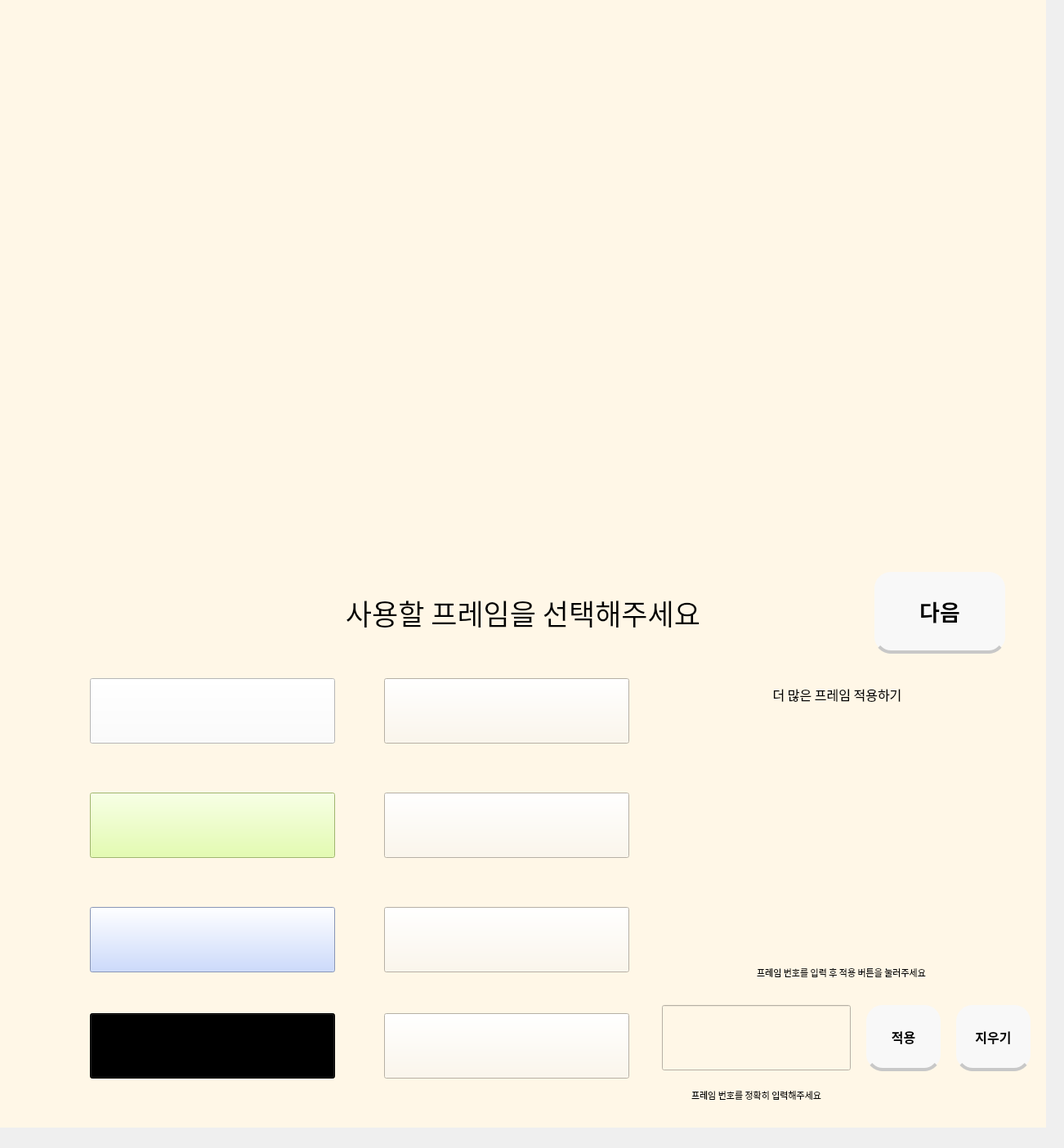
<?xml version="1.0" encoding="UTF-8"?>
<ui version="4.0">
 <class>MainWindow</class>
 <widget class="QMainWindow" name="MainWindow">
  <property name="geometry">
   <rect>
    <x>0</x>
    <y>0</y>
    <width>1302</width>
    <height>1405</height>
   </rect>
  </property>
  <property name="windowTitle">
   <string>MainWindow</string>
  </property>
  <widget class="QWidget" name="centralwidget">
   <widget class="QStackedWidget" name="stack">
    <property name="geometry">
     <rect>
      <x>0</x>
      <y>660</y>
      <width>1280</width>
      <height>720</height>
     </rect>
    </property>
    <property name="sizePolicy">
     <sizepolicy hsizetype="Fixed" vsizetype="Fixed">
      <horstretch>0</horstretch>
      <verstretch>0</verstretch>
     </sizepolicy>
    </property>
    <property name="styleSheet">
     <string notr="true">background-color : #FFF7E7</string>
    </property>
    <property name="currentIndex">
     <number>4</number>
    </property>
    <widget class="QWidget" name="InitPage">
     <widget class="QLabel" name="label">
      <property name="geometry">
       <rect>
        <x>4</x>
        <y>330</y>
        <width>1271</width>
        <height>60</height>
       </rect>
      </property>
      <property name="font">
       <font>
        <family>Leferi Base Type</family>
        <weight>75</weight>
        <bold>true</bold>
       </font>
      </property>
      <property name="layoutDirection">
       <enum>Qt::LeftToRight</enum>
      </property>
      <property name="styleSheet">
       <string notr="true">color : #000000</string>
      </property>
      <property name="text">
       <string>&lt;html&gt;&lt;head/&gt;&lt;body&gt;&lt;p align=&quot;center&quot;&gt;&lt;span style=&quot; font-size:16pt; font-weight:600;&quot;&gt;터치하여 PhoRest를 시작해 보세요&lt;/span&gt;&lt;/p&gt;&lt;/body&gt;&lt;/html&gt;</string>
      </property>
      <property name="alignment">
       <set>Qt::AlignCenter</set>
      </property>
     </widget>
    </widget>
    <widget class="QWidget" name="ChoosePeoplePage">
     <widget class="QLabel" name="label_3">
      <property name="geometry">
       <rect>
        <x>220</x>
        <y>20</y>
        <width>840</width>
        <height>100</height>
       </rect>
      </property>
      <property name="font">
       <font>
        <family>Leferi Point Type Special</family>
        <weight>50</weight>
        <bold>false</bold>
       </font>
      </property>
      <property name="text">
       <string>&lt;html&gt;&lt;head/&gt;&lt;body&gt;&lt;p align=&quot;center&quot;&gt;&lt;span style=&quot; font-size:26pt; font-weight:400;&quot;&gt;촬영할 인원수를 선택해주세요&lt;/span&gt;&lt;/p&gt;&lt;/body&gt;&lt;/html&gt;</string>
      </property>
     </widget>
     <widget class="QPushButton" name="NextBtn">
      <property name="geometry">
       <rect>
        <x>1070</x>
        <y>40</y>
        <width>160</width>
        <height>100</height>
       </rect>
      </property>
      <property name="font">
       <font>
        <family>Leferi Point Type Special</family>
        <pointsize>20</pointsize>
        <weight>50</weight>
        <bold>false</bold>
       </font>
      </property>
      <property name="styleSheet">
       <string notr="true">QPushButton{
	color: black;
    background-color: #F8F8F8		;
    padding: 12px;
    border-bottom: 4px solid #c8c8c8;
	border-radius: 20%;
}</string>
      </property>
      <property name="text">
       <string>다음</string>
      </property>
     </widget>
     <widget class="QWidget" name="gridLayoutWidget">
      <property name="geometry">
       <rect>
        <x>10</x>
        <y>170</y>
        <width>1261</width>
        <height>521</height>
       </rect>
      </property>
      <layout class="QGridLayout" name="gridLayout">
       <property name="leftMargin">
        <number>50</number>
       </property>
       <property name="topMargin">
        <number>20</number>
       </property>
       <property name="rightMargin">
        <number>50</number>
       </property>
       <property name="bottomMargin">
        <number>20</number>
       </property>
       <property name="horizontalSpacing">
        <number>100</number>
       </property>
       <property name="verticalSpacing">
        <number>50</number>
       </property>
       <item row="0" column="2">
        <widget class="QPushButton" name="Btn3">
         <property name="sizePolicy">
          <sizepolicy hsizetype="Preferred" vsizetype="Preferred">
           <horstretch>0</horstretch>
           <verstretch>0</verstretch>
          </sizepolicy>
         </property>
         <property name="font">
          <font>
           <family>Leferi Base Type Bold</family>
           <pointsize>36</pointsize>
           <weight>75</weight>
           <bold>true</bold>
          </font>
         </property>
         <property name="styleSheet">
          <string notr="true">QPushButton{
	color: black;
    background-color: #F8F8F8		;
    padding: 12px;
    border-bottom: 4px solid #c8c8c8;
	border-radius: 50%;
}</string>
         </property>
         <property name="text">
          <string>3명</string>
         </property>
        </widget>
       </item>
       <item row="0" column="0">
        <widget class="QPushButton" name="Btn1">
         <property name="enabled">
          <bool>true</bool>
         </property>
         <property name="sizePolicy">
          <sizepolicy hsizetype="Preferred" vsizetype="Preferred">
           <horstretch>0</horstretch>
           <verstretch>0</verstretch>
          </sizepolicy>
         </property>
         <property name="font">
          <font>
           <family>Leferi Base Type Bold</family>
           <pointsize>36</pointsize>
           <weight>75</weight>
           <bold>true</bold>
          </font>
         </property>
         <property name="contextMenuPolicy">
          <enum>Qt::DefaultContextMenu</enum>
         </property>
         <property name="styleSheet">
          <string notr="true">QPushButton{
	color: black;
    background-color: #F8F8F8		;
    padding: 12px;
    border-bottom: 4px solid #c8c8c8;
	border-radius: 50%;
}</string>
         </property>
         <property name="text">
          <string>1명</string>
         </property>
        </widget>
       </item>
       <item row="0" column="1">
        <widget class="QPushButton" name="Btn2">
         <property name="sizePolicy">
          <sizepolicy hsizetype="Preferred" vsizetype="Preferred">
           <horstretch>0</horstretch>
           <verstretch>0</verstretch>
          </sizepolicy>
         </property>
         <property name="font">
          <font>
           <family>Leferi Base Type Bold</family>
           <pointsize>36</pointsize>
           <weight>75</weight>
           <bold>true</bold>
          </font>
         </property>
         <property name="styleSheet">
          <string notr="true">QPushButton{
	color: black;
    background-color: #F8F8F8		;
    padding: 12px;
    border-bottom: 4px solid #c8c8c8;
	border-radius: 50%;
}</string>
         </property>
         <property name="text">
          <string>2명</string>
         </property>
        </widget>
       </item>
       <item row="1" column="2">
        <widget class="QPushButton" name="Btn6">
         <property name="sizePolicy">
          <sizepolicy hsizetype="Preferred" vsizetype="Preferred">
           <horstretch>0</horstretch>
           <verstretch>0</verstretch>
          </sizepolicy>
         </property>
         <property name="font">
          <font>
           <family>Leferi Base Type Bold</family>
           <pointsize>36</pointsize>
           <weight>75</weight>
           <bold>true</bold>
          </font>
         </property>
         <property name="styleSheet">
          <string notr="true">QPushButton{
	color: black;
    background-color: #F8F8F8		;
    padding: 12px;
    border-bottom: 4px solid #c8c8c8;
	border-radius: 50%;
}</string>
         </property>
         <property name="text">
          <string>6명</string>
         </property>
        </widget>
       </item>
       <item row="1" column="1">
        <widget class="QPushButton" name="Btn5">
         <property name="sizePolicy">
          <sizepolicy hsizetype="Preferred" vsizetype="Preferred">
           <horstretch>0</horstretch>
           <verstretch>0</verstretch>
          </sizepolicy>
         </property>
         <property name="font">
          <font>
           <family>Leferi Base Type Bold</family>
           <pointsize>36</pointsize>
           <weight>75</weight>
           <bold>true</bold>
          </font>
         </property>
         <property name="styleSheet">
          <string notr="true">QPushButton{
	color: black;
    background-color: #F8F8F8		;
    padding: 12px;
    border-bottom: 4px solid #c8c8c8;
	border-radius: 50%;
}</string>
         </property>
         <property name="text">
          <string>5명</string>
         </property>
        </widget>
       </item>
       <item row="1" column="0">
        <widget class="QPushButton" name="Btn4">
         <property name="sizePolicy">
          <sizepolicy hsizetype="Preferred" vsizetype="Preferred">
           <horstretch>0</horstretch>
           <verstretch>0</verstretch>
          </sizepolicy>
         </property>
         <property name="font">
          <font>
           <family>Leferi Base Type Bold</family>
           <pointsize>36</pointsize>
           <weight>75</weight>
           <bold>true</bold>
          </font>
         </property>
         <property name="styleSheet">
          <string notr="true">QPushButton{
	color: black;
    background-color: #F8F8F8		;
    padding: 12px;
    border-bottom: 4px solid #c8c8c8;
	border-radius: 50%;
}</string>
         </property>
         <property name="text">
          <string>4명</string>
         </property>
        </widget>
       </item>
      </layout>
     </widget>
     <widget class="QLabel" name="label_7">
      <property name="geometry">
       <rect>
        <x>220</x>
        <y>110</y>
        <width>831</width>
        <height>41</height>
       </rect>
      </property>
      <property name="font">
       <font>
        <family>Leferi Point Type Special</family>
        <pointsize>16</pointsize>
        <weight>50</weight>
        <bold>false</bold>
       </font>
      </property>
      <property name="text">
       <string>&lt;html&gt;&lt;head/&gt;&lt;body&gt;&lt;p align=&quot;center&quot;&gt;&lt;span style=&quot; font-size:14pt;&quot;&gt;버튼을 클릭하면 위쪽 화면에 추천 포즈가 나타납니다&lt;/span&gt;&lt;/p&gt;&lt;/body&gt;&lt;/html&gt;</string>
      </property>
     </widget>
    </widget>
    <widget class="QWidget" name="ShotPage">
     <widget class="QPushButton" name="Btn_Already">
      <property name="geometry">
       <rect>
        <x>410</x>
        <y>260</y>
        <width>460</width>
        <height>200</height>
       </rect>
      </property>
      <property name="font">
       <font>
        <family>Leferi Base Type Bold</family>
        <pointsize>24</pointsize>
        <weight>75</weight>
        <bold>true</bold>
       </font>
      </property>
      <property name="autoFillBackground">
       <bool>false</bool>
      </property>
      <property name="styleSheet">
       <string notr="true">QPushButton{
	color: black;
    background-color: #F8F8F8		;
    padding: 12px;
    border-radius: 4px;
    border-bottom: 4px solid #c8c8c8;
	border-radius: 20px;
}</string>
      </property>
      <property name="text">
       <string>촬영 시작</string>
      </property>
      <property name="autoDefault">
       <bool>false</bool>
      </property>
      <property name="default">
       <bool>false</bool>
      </property>
      <property name="flat">
       <bool>false</bool>
      </property>
     </widget>
     <widget class="QPushButton" name="Btn_Back_2">
      <property name="geometry">
       <rect>
        <x>40</x>
        <y>40</y>
        <width>160</width>
        <height>100</height>
       </rect>
      </property>
      <property name="font">
       <font>
        <family>Leferi Base Type Bold</family>
        <pointsize>14</pointsize>
        <weight>75</weight>
        <bold>true</bold>
       </font>
      </property>
      <property name="styleSheet">
       <string notr="true">QPushButton{
	color: black;
    background-color: #F8F8F8		;
    padding: 12px;
    border-radius: 4px;
    border-bottom: 4px solid #c8c8c8;
	border-radius: 20px;
}</string>
      </property>
      <property name="text">
       <string>뒤로</string>
      </property>
     </widget>
     <widget class="QLabel" name="label_9">
      <property name="geometry">
       <rect>
        <x>0</x>
        <y>50</y>
        <width>1280</width>
        <height>50</height>
       </rect>
      </property>
      <property name="font">
       <font>
        <family>Leferi Point Type Special</family>
        <pointsize>16</pointsize>
        <weight>50</weight>
        <bold>false</bold>
       </font>
      </property>
      <property name="text">
       <string>&lt;html&gt;&lt;head/&gt;&lt;body&gt;&lt;p align=&quot;center&quot;&gt;촬영 시작을 눌러 촬영을 시작하세요! &lt;/p&gt;&lt;/body&gt;&lt;/html&gt;</string>
      </property>
     </widget>
     <widget class="QLabel" name="label_12">
      <property name="geometry">
       <rect>
        <x>0</x>
        <y>100</y>
        <width>1280</width>
        <height>50</height>
       </rect>
      </property>
      <property name="font">
       <font>
        <family>Leferi Point Type Special</family>
        <pointsize>16</pointsize>
        <weight>50</weight>
        <bold>false</bold>
       </font>
      </property>
      <property name="text">
       <string>&lt;html&gt;&lt;head/&gt;&lt;body&gt;&lt;p align=&quot;center&quot;&gt;카운트 다운 4초부터 동영상 촬영을 시작합니다.&lt;/p&gt;&lt;/body&gt;&lt;/html&gt;</string>
      </property>
     </widget>
     <zorder>label_12</zorder>
     <zorder>label_9</zorder>
     <zorder>Btn_Already</zorder>
     <zorder>Btn_Back_2</zorder>
    </widget>
    <widget class="QWidget" name="PhotoPage">
     <widget class="QWidget" name="gridLayoutWidget_3">
      <property name="geometry">
       <rect>
        <x>40</x>
        <y>160</y>
        <width>1201</width>
        <height>541</height>
       </rect>
      </property>
      <layout class="QGridLayout" name="gridLayout_3">
       <property name="leftMargin">
        <number>135</number>
       </property>
       <property name="topMargin">
        <number>10</number>
       </property>
       <property name="rightMargin">
        <number>135</number>
       </property>
       <property name="bottomMargin">
        <number>10</number>
       </property>
       <property name="horizontalSpacing">
        <number>260</number>
       </property>
       <property name="verticalSpacing">
        <number>15</number>
       </property>
       <item row="1" column="0">
        <widget class="QLabel" name="Photo3">
         <property name="font">
          <font>
           <family>Leferi Base Type Bold</family>
           <pointsize>72</pointsize>
           <weight>75</weight>
           <bold>true</bold>
          </font>
         </property>
         <property name="styleSheet">
          <string notr="true">QLabel{
	border : 3px double #000000;
}</string>
         </property>
         <property name="text">
          <string>3</string>
         </property>
         <property name="alignment">
          <set>Qt::AlignCenter</set>
         </property>
        </widget>
       </item>
       <item row="0" column="0">
        <widget class="QLabel" name="Photo1">
         <property name="font">
          <font>
           <family>Leferi Base Type Bold</family>
           <pointsize>72</pointsize>
           <weight>75</weight>
           <bold>true</bold>
          </font>
         </property>
         <property name="styleSheet">
          <string notr="true">QLabel{
	border : 3px double #000000;
}</string>
         </property>
         <property name="text">
          <string>1</string>
         </property>
         <property name="alignment">
          <set>Qt::AlignCenter</set>
         </property>
        </widget>
       </item>
       <item row="0" column="1">
        <widget class="QLabel" name="Photo2">
         <property name="font">
          <font>
           <family>Leferi Base Type Bold</family>
           <pointsize>72</pointsize>
           <weight>75</weight>
           <bold>true</bold>
          </font>
         </property>
         <property name="styleSheet">
          <string notr="true">QLabel{
	border : 3px double #000000;
}</string>
         </property>
         <property name="text">
          <string>2</string>
         </property>
         <property name="alignment">
          <set>Qt::AlignCenter</set>
         </property>
        </widget>
       </item>
       <item row="1" column="1">
        <widget class="QLabel" name="Photo4">
         <property name="font">
          <font>
           <family>Leferi Base Type Bold</family>
           <pointsize>72</pointsize>
           <weight>75</weight>
           <bold>true</bold>
          </font>
         </property>
         <property name="styleSheet">
          <string notr="true">QLabel{
	border : 3px double #000000;
}</string>
         </property>
         <property name="text">
          <string>4</string>
         </property>
         <property name="alignment">
          <set>Qt::AlignCenter</set>
         </property>
        </widget>
       </item>
      </layout>
     </widget>
     <widget class="QPushButton" name="NextBtn_3">
      <property name="geometry">
       <rect>
        <x>1070</x>
        <y>40</y>
        <width>160</width>
        <height>100</height>
       </rect>
      </property>
      <property name="font">
       <font>
        <family>Leferi Base Type Bold</family>
        <pointsize>20</pointsize>
        <weight>75</weight>
        <bold>true</bold>
       </font>
      </property>
      <property name="styleSheet">
       <string notr="true">QPushButton{
	color: black;
    background-color: #F8F8F8		;
    padding: 12px;
    border-radius: 4px;
    border-bottom: 4px solid #c8c8c8;
	border-radius: 20px;
}</string>
      </property>
      <property name="text">
       <string>&gt;</string>
      </property>
     </widget>
     <widget class="QLabel" name="label_2">
      <property name="geometry">
       <rect>
        <x>40</x>
        <y>160</y>
        <width>1200</width>
        <height>540</height>
       </rect>
      </property>
      <property name="styleSheet">
       <string notr="true">QLabel{
	border : 3px solid black;
}</string>
      </property>
      <property name="text">
       <string/>
      </property>
     </widget>
     <widget class="QLabel" name="PhotoPage_Label">
      <property name="geometry">
       <rect>
        <x>0</x>
        <y>40</y>
        <width>1280</width>
        <height>91</height>
       </rect>
      </property>
      <property name="font">
       <font>
        <family>Leferi Point Type Special</family>
        <pointsize>16</pointsize>
        <weight>50</weight>
        <bold>false</bold>
       </font>
      </property>
      <property name="text">
       <string>&lt;html&gt;&lt;head/&gt;&lt;body&gt;&lt;p align=&quot;center&quot;&gt;각 사진을 클릭하여 사진을 확대해 보세요!&lt;/p&gt;&lt;/body&gt;&lt;/html&gt;</string>
      </property>
     </widget>
     <zorder>PhotoPage_Label</zorder>
     <zorder>label_2</zorder>
     <zorder>gridLayoutWidget_3</zorder>
     <zorder>NextBtn_3</zorder>
    </widget>
    <widget class="QWidget" name="ChooseFramePage">
     <widget class="QLabel" name="label_5">
      <property name="geometry">
       <rect>
        <x>220</x>
        <y>40</y>
        <width>840</width>
        <height>100</height>
       </rect>
      </property>
      <property name="font">
       <font>
        <family>Leferi Point Type Special</family>
        <weight>50</weight>
        <bold>false</bold>
       </font>
      </property>
      <property name="text">
       <string>&lt;html&gt;&lt;head/&gt;&lt;body&gt;&lt;p align=&quot;center&quot;&gt;&lt;span style=&quot; font-size:26pt;&quot;&gt;사용할 프레임을 선택해주세요&lt;/span&gt;&lt;/p&gt;&lt;/body&gt;&lt;/html&gt;</string>
      </property>
     </widget>
     <widget class="QPushButton" name="PrintBtn">
      <property name="geometry">
       <rect>
        <x>1070</x>
        <y>40</y>
        <width>160</width>
        <height>100</height>
       </rect>
      </property>
      <property name="font">
       <font>
        <family>Leferi Base Type Bold</family>
        <pointsize>20</pointsize>
        <weight>75</weight>
        <bold>true</bold>
       </font>
      </property>
      <property name="styleSheet">
       <string notr="true">QPushButton{
	color: black;
    background-color: #F8F8F8		;
    padding: 12px;
    border-radius: 4px;
    border-bottom: 4px solid #c8c8c8;
	border-radius: 20px;
}</string>
      </property>
      <property name="text">
       <string>다음</string>
      </property>
     </widget>
     <widget class="QPushButton" name="ApplyBtn">
      <property name="geometry">
       <rect>
        <x>1060</x>
        <y>570</y>
        <width>91</width>
        <height>81</height>
       </rect>
      </property>
      <property name="font">
       <font>
        <family>Leferi Base Type Bold</family>
        <pointsize>12</pointsize>
        <weight>75</weight>
        <bold>true</bold>
       </font>
      </property>
      <property name="styleSheet">
       <string notr="true">QPushButton{
	color: black;
    background-color: #F8F8F8		;
    padding: 12px;
    border-radius: 4px;
    border-bottom: 4px solid #c8c8c8;
	border-radius: 20px;
}</string>
      </property>
      <property name="text">
       <string>적용</string>
      </property>
     </widget>
     <widget class="QLineEdit" name="Frame_Id">
      <property name="geometry">
       <rect>
        <x>810</x>
        <y>570</y>
        <width>231</width>
        <height>80</height>
       </rect>
      </property>
      <property name="font">
       <font>
        <family>Leferi Base Type</family>
        <pointsize>20</pointsize>
        <weight>75</weight>
        <bold>true</bold>
       </font>
      </property>
      <property name="styleSheet">
       <string notr="true"/>
      </property>
      <property name="text">
       <string/>
      </property>
      <property name="alignment">
       <set>Qt::AlignCenter</set>
      </property>
     </widget>
     <widget class="QPushButton" name="Basic_Frame_1">
      <property name="geometry">
       <rect>
        <x>110</x>
        <y>170</y>
        <width>300</width>
        <height>80</height>
       </rect>
      </property>
      <property name="styleSheet">
       <string notr="true">background-color : #FFFFFF</string>
      </property>
      <property name="text">
       <string/>
      </property>
     </widget>
     <widget class="QPushButton" name="Basic_Frame_2">
      <property name="geometry">
       <rect>
        <x>110</x>
        <y>310</y>
        <width>300</width>
        <height>80</height>
       </rect>
      </property>
      <property name="styleSheet">
       <string notr="true">background-color : #DEFF99</string>
      </property>
      <property name="text">
       <string/>
      </property>
     </widget>
     <widget class="QPushButton" name="Basic_Frame_3">
      <property name="geometry">
       <rect>
        <x>110</x>
        <y>450</y>
        <width>300</width>
        <height>80</height>
       </rect>
      </property>
      <property name="styleSheet">
       <string notr="true">background-color : #BDD0FF	</string>
      </property>
      <property name="text">
       <string/>
      </property>
     </widget>
     <widget class="QPushButton" name="Basic_Frame_4">
      <property name="geometry">
       <rect>
        <x>110</x>
        <y>580</y>
        <width>300</width>
        <height>80</height>
       </rect>
      </property>
      <property name="styleSheet">
       <string notr="true">background-color : #000000</string>
      </property>
      <property name="text">
       <string/>
      </property>
     </widget>
     <widget class="QPushButton" name="Basic_Frame_5">
      <property name="geometry">
       <rect>
        <x>470</x>
        <y>170</y>
        <width>300</width>
        <height>80</height>
       </rect>
      </property>
      <property name="styleSheet">
       <string notr="true">border-image:url('./Frame/Frame_5.png')</string>
      </property>
      <property name="text">
       <string/>
      </property>
     </widget>
     <widget class="QPushButton" name="Basic_Frame_6">
      <property name="geometry">
       <rect>
        <x>470</x>
        <y>310</y>
        <width>300</width>
        <height>80</height>
       </rect>
      </property>
      <property name="styleSheet">
       <string notr="true">border-image:url('./Frame/Frame_6.png')</string>
      </property>
      <property name="text">
       <string/>
      </property>
     </widget>
     <widget class="QPushButton" name="Basic_Frame_7">
      <property name="geometry">
       <rect>
        <x>470</x>
        <y>450</y>
        <width>300</width>
        <height>80</height>
       </rect>
      </property>
      <property name="styleSheet">
       <string notr="true">border-image:url('./Frame/Frame_7.png')</string>
      </property>
      <property name="text">
       <string/>
      </property>
     </widget>
     <widget class="QPushButton" name="Basic_Frame_8">
      <property name="geometry">
       <rect>
        <x>470</x>
        <y>580</y>
        <width>300</width>
        <height>80</height>
       </rect>
      </property>
      <property name="styleSheet">
       <string notr="true">border-image:url('./Frame/Frame_8.png')
</string>
      </property>
      <property name="text">
       <string/>
      </property>
     </widget>
     <widget class="QLabel" name="label_6">
      <property name="geometry">
       <rect>
        <x>799</x>
        <y>160</y>
        <width>451</width>
        <height>61</height>
       </rect>
      </property>
      <property name="font">
       <font>
        <family>Leferi Point Type Special</family>
        <weight>50</weight>
        <bold>false</bold>
       </font>
      </property>
      <property name="text">
       <string>&lt;html&gt;&lt;head/&gt;&lt;body&gt;&lt;p align=&quot;center&quot;&gt;&lt;span style=&quot; font-size:12pt;&quot;&gt;더 많은 프레임 적용하기&lt;/span&gt;&lt;/p&gt;&lt;/body&gt;&lt;/html&gt;</string>
      </property>
     </widget>
     <widget class="QLabel" name="label_4">
      <property name="geometry">
       <rect>
        <x>910</x>
        <y>240</y>
        <width>250</width>
        <height>250</height>
       </rect>
      </property>
      <property name="styleSheet">
       <string notr="true">border-image:url('./QR_Dummy.png')</string>
      </property>
      <property name="text">
       <string/>
      </property>
     </widget>
     <widget class="QLabel" name="label_8">
      <property name="geometry">
       <rect>
        <x>809</x>
        <y>500</y>
        <width>441</width>
        <height>61</height>
       </rect>
      </property>
      <property name="font">
       <font>
        <family>Leferi Point Type Special</family>
        <weight>50</weight>
        <bold>false</bold>
       </font>
      </property>
      <property name="text">
       <string>&lt;html&gt;&lt;head/&gt;&lt;body&gt;&lt;p align=&quot;center&quot;&gt;&lt;span style=&quot; font-size:8pt;&quot;&gt;프레임 번호를 입력 후 적용 버튼을 눌러주세요&lt;/span&gt;&lt;/p&gt;&lt;/body&gt;&lt;/html&gt;</string>
      </property>
     </widget>
     <widget class="QPushButton" name="EraseBtn">
      <property name="geometry">
       <rect>
        <x>1170</x>
        <y>570</y>
        <width>91</width>
        <height>81</height>
       </rect>
      </property>
      <property name="font">
       <font>
        <family>Leferi Base Type Bold</family>
        <pointsize>12</pointsize>
        <weight>75</weight>
        <bold>true</bold>
       </font>
      </property>
      <property name="styleSheet">
       <string notr="true">QPushButton{
	color: black;
    background-color: #F8F8F8		;
    padding: 12px;
    border-radius: 4px;
    border-bottom: 4px solid #c8c8c8;
	border-radius: 20px;
}</string>
      </property>
      <property name="text">
       <string>지우기</string>
      </property>
     </widget>
     <widget class="QLabel" name="Warning_label">
      <property name="geometry">
       <rect>
        <x>770</x>
        <y>660</y>
        <width>311</width>
        <height>41</height>
       </rect>
      </property>
      <property name="font">
       <font>
        <family>Leferi Point Type Special</family>
        <weight>50</weight>
        <bold>false</bold>
       </font>
      </property>
      <property name="text">
       <string>&lt;html&gt;&lt;head/&gt;&lt;body&gt;&lt;p align=&quot;center&quot;&gt;&lt;span style=&quot; font-size:8pt;&quot;&gt;프레임 번호를 정확히 입력해주세요&lt;/span&gt;&lt;/p&gt;&lt;/body&gt;&lt;/html&gt;</string>
      </property>
     </widget>
    </widget>
    <widget class="QWidget" name="PrintingPage">
     <widget class="QLabel" name="label_10">
      <property name="geometry">
       <rect>
        <x>250</x>
        <y>270</y>
        <width>691</width>
        <height>161</height>
       </rect>
      </property>
      <property name="text">
       <string>&lt;html&gt;&lt;head/&gt;&lt;body&gt;&lt;p align=&quot;center&quot;&gt;이 화면 건너 뛰네;;&lt;/p&gt;&lt;/body&gt;&lt;/html&gt;</string>
      </property>
     </widget>
    </widget>
    <widget class="QWidget" name="DonePrinting">
     <widget class="QLabel" name="label_11">
      <property name="geometry">
       <rect>
        <x>0</x>
        <y>350</y>
        <width>1280</width>
        <height>180</height>
       </rect>
      </property>
      <property name="font">
       <font>
        <family>Leferi Base Type Bold</family>
        <weight>75</weight>
        <bold>true</bold>
       </font>
      </property>
      <property name="text">
       <string>&lt;html&gt;&lt;head/&gt;&lt;body&gt;&lt;p align=&quot;center&quot;&gt;&lt;span style=&quot; font-size:28pt;&quot;&gt;당신의 추억을 가져가세요&lt;/span&gt;&lt;/p&gt;&lt;/body&gt;&lt;/html&gt;</string>
      </property>
     </widget>
     <widget class="QLabel" name="LogoImg_2">
      <property name="geometry">
       <rect>
        <x>540</x>
        <y>160</y>
        <width>200</width>
        <height>200</height>
       </rect>
      </property>
      <property name="styleSheet">
       <string notr="true">border-image:url('./logo.png')</string>
      </property>
      <property name="text">
       <string/>
      </property>
      <property name="alignment">
       <set>Qt::AlignCenter</set>
      </property>
     </widget>
    </widget>
   </widget>
   <widget class="QStackedWidget" name="TopStack">
    <property name="geometry">
     <rect>
      <x>0</x>
      <y>0</y>
      <width>1280</width>
      <height>660</height>
     </rect>
    </property>
    <property name="sizePolicy">
     <sizepolicy hsizetype="Fixed" vsizetype="Fixed">
      <horstretch>0</horstretch>
      <verstretch>0</verstretch>
     </sizepolicy>
    </property>
    <property name="styleSheet">
     <string notr="true">background-color : #FFF7E7</string>
    </property>
    <property name="currentIndex">
     <number>0</number>
    </property>
    <widget class="QWidget" name="LogoPage">
     <widget class="QLabel" name="LogoImg">
      <property name="geometry">
       <rect>
        <x>540</x>
        <y>230</y>
        <width>200</width>
        <height>200</height>
       </rect>
      </property>
      <property name="styleSheet">
       <string notr="true">border-image:url('./logo.png')</string>
      </property>
      <property name="text">
       <string/>
      </property>
      <property name="alignment">
       <set>Qt::AlignCenter</set>
      </property>
     </widget>
    </widget>
    <widget class="QWidget" name="RecommandPosePage">
     <widget class="QPushButton" name="LeftBtn">
      <property name="geometry">
       <rect>
        <x>60</x>
        <y>265</y>
        <width>130</width>
        <height>130</height>
       </rect>
      </property>
      <property name="font">
       <font>
        <family>Leferi Base Type Bold</family>
        <pointsize>20</pointsize>
        <weight>75</weight>
        <bold>true</bold>
       </font>
      </property>
      <property name="styleSheet">
       <string notr="true">QPushButton{
	color: black;
    background-color: #F8F8F8		;
    padding: 12px;
    border-bottom: 4px solid #c8c8c8;
	border-radius: 20%;
}</string>
      </property>
      <property name="text">
       <string>&lt;</string>
      </property>
     </widget>
     <widget class="QPushButton" name="RightBtn">
      <property name="geometry">
       <rect>
        <x>1090</x>
        <y>265</y>
        <width>130</width>
        <height>130</height>
       </rect>
      </property>
      <property name="font">
       <font>
        <family>Leferi Base Type Bold</family>
        <pointsize>20</pointsize>
        <weight>75</weight>
        <bold>true</bold>
       </font>
      </property>
      <property name="styleSheet">
       <string notr="true">QPushButton{
	color: black;
    background-color: #F8F8F8		;
    padding: 12px;
    border-bottom: 4px solid #c8c8c8;
	border-radius: 20%;
}</string>
      </property>
      <property name="text">
       <string>&gt;</string>
      </property>
     </widget>
     <widget class="QLabel" name="Pose_img">
      <property name="geometry">
       <rect>
        <x>240</x>
        <y>30</y>
        <width>800</width>
        <height>600</height>
       </rect>
      </property>
      <property name="text">
       <string>포즈 이미지</string>
      </property>
      <property name="alignment">
       <set>Qt::AlignCenter</set>
      </property>
     </widget>
    </widget>
    <widget class="QWidget" name="ShotPage_Top">
     <widget class="QLabel" name="Label_Camera">
      <property name="geometry">
       <rect>
        <x>240</x>
        <y>30</y>
        <width>800</width>
        <height>600</height>
       </rect>
      </property>
      <property name="styleSheet">
       <string notr="true">QLabel{
	border : 3px solid black;
}</string>
      </property>
      <property name="text">
       <string>카메라 화면 띄워줄 공간</string>
      </property>
      <property name="alignment">
       <set>Qt::AlignCenter</set>
      </property>
     </widget>
     <widget class="QLabel" name="Label_Timer">
      <property name="geometry">
       <rect>
        <x>30</x>
        <y>40</y>
        <width>161</width>
        <height>201</height>
       </rect>
      </property>
      <property name="font">
       <font>
        <family>Leferi Base Type Bold</family>
        <pointsize>36</pointsize>
        <weight>75</weight>
        <bold>true</bold>
       </font>
      </property>
      <property name="text">
       <string>&lt;html&gt;&lt;head/&gt;&lt;body&gt;&lt;p align=&quot;center&quot;&gt;&lt;span style=&quot; font-size:48pt; font-weight:600;&quot;&gt;15&lt;/span&gt;&lt;/p&gt;&lt;/body&gt;&lt;/html&gt;</string>
      </property>
      <property name="alignment">
       <set>Qt::AlignCenter</set>
      </property>
     </widget>
    </widget>
    <widget class="QWidget" name="CheckPhoto">
     <widget class="QLabel" name="Top_Big_Photo">
      <property name="geometry">
       <rect>
        <x>240</x>
        <y>30</y>
        <width>800</width>
        <height>600</height>
       </rect>
      </property>
      <property name="styleSheet">
       <string notr="true">QLabel{
	border : 3px solid black;
}</string>
      </property>
      <property name="text">
       <string>이미지 크게 보여줄 공간</string>
      </property>
      <property name="alignment">
       <set>Qt::AlignCenter</set>
      </property>
     </widget>
    </widget>
    <widget class="QWidget" name="SuccessPage">
     <widget class="QLabel" name="PhotoPlusFrame">
      <property name="geometry">
       <rect>
        <x>200</x>
        <y>30</y>
        <width>900</width>
        <height>600</height>
       </rect>
      </property>
      <property name="contextMenuPolicy">
       <enum>Qt::DefaultContextMenu</enum>
      </property>
      <property name="styleSheet">
       <string notr="true">QLabel{
	border : 3px solid black;
}</string>
      </property>
      <property name="text">
       <string>프레임 적용 이미지를 띄워줄 예정</string>
      </property>
      <property name="alignment">
       <set>Qt::AlignCenter</set>
      </property>
     </widget>
    </widget>
   </widget>
  </widget>
 </widget>
 <resources/>
 <connections>
  <connection>
   <sender>NextBtn</sender>
   <signal>clicked()</signal>
   <receiver>MainWindow</receiver>
   <slot>NextBottomButton_to_2()</slot>
   <hints>
    <hint type="sourcelabel">
     <x>1140</x>
     <y>700</y>
    </hint>
    <hint type="destinationlabel">
     <x>841</x>
     <y>120</y>
    </hint>
   </hints>
  </connection>
  <connection>
   <sender>Btn1</sender>
   <signal>clicked()</signal>
   <receiver>MainWindow</receiver>
   <slot>Press_Btn1()</slot>
   <hints>
    <hint type="sourcelabel">
     <x>211</x>
     <y>890</y>
    </hint>
    <hint type="destinationlabel">
     <x>860</x>
     <y>222</y>
    </hint>
   </hints>
  </connection>
  <connection>
   <sender>Btn2</sender>
   <signal>clicked()</signal>
   <receiver>MainWindow</receiver>
   <slot>Press_Btn2()</slot>
   <hints>
    <hint type="sourcelabel">
     <x>590</x>
     <y>890</y>
    </hint>
    <hint type="destinationlabel">
     <x>834</x>
     <y>234</y>
    </hint>
   </hints>
  </connection>
  <connection>
   <sender>Btn3</sender>
   <signal>clicked()</signal>
   <receiver>MainWindow</receiver>
   <slot>Press_Btn3()</slot>
   <hints>
    <hint type="sourcelabel">
     <x>905</x>
     <y>890</y>
    </hint>
    <hint type="destinationlabel">
     <x>861</x>
     <y>255</y>
    </hint>
   </hints>
  </connection>
  <connection>
   <sender>Btn4</sender>
   <signal>clicked()</signal>
   <receiver>MainWindow</receiver>
   <slot>Press_Btn4()</slot>
   <hints>
    <hint type="sourcelabel">
     <x>379</x>
     <y>1186</y>
    </hint>
    <hint type="destinationlabel">
     <x>892</x>
     <y>278</y>
    </hint>
   </hints>
  </connection>
  <connection>
   <sender>Btn5</sender>
   <signal>clicked()</signal>
   <receiver>MainWindow</receiver>
   <slot>Press_Btn5()</slot>
   <hints>
    <hint type="sourcelabel">
     <x>682</x>
     <y>1330</y>
    </hint>
    <hint type="destinationlabel">
     <x>871</x>
     <y>314</y>
    </hint>
   </hints>
  </connection>
  <connection>
   <sender>Btn6</sender>
   <signal>clicked()</signal>
   <receiver>MainWindow</receiver>
   <slot>Press_Btn6()</slot>
   <hints>
    <hint type="sourcelabel">
     <x>1220</x>
     <y>1330</y>
    </hint>
    <hint type="destinationlabel">
     <x>877</x>
     <y>353</y>
    </hint>
   </hints>
  </connection>
  <connection>
   <sender>Btn_Already</sender>
   <signal>clicked()</signal>
   <receiver>MainWindow</receiver>
   <slot>Press_PreparedBtn()</slot>
   <hints>
    <hint type="sourcelabel">
     <x>474</x>
     <y>890</y>
    </hint>
    <hint type="destinationlabel">
     <x>841</x>
     <y>266</y>
    </hint>
   </hints>
  </connection>
  <connection>
   <sender>Btn_Back_2</sender>
   <signal>clicked()</signal>
   <receiver>MainWindow</receiver>
   <slot>Press_Back()</slot>
   <hints>
    <hint type="sourcelabel">
     <x>89</x>
     <y>700</y>
    </hint>
    <hint type="destinationlabel">
     <x>841</x>
     <y>551</y>
    </hint>
   </hints>
  </connection>
  <connection>
   <sender>NextBtn_3</sender>
   <signal>clicked()</signal>
   <receiver>MainWindow</receiver>
   <slot>NextBottomButton_to_4()</slot>
   <hints>
    <hint type="sourcelabel">
     <x>1160</x>
     <y>1260</y>
    </hint>
    <hint type="destinationlabel">
     <x>838</x>
     <y>896</y>
    </hint>
   </hints>
  </connection>
  <connection>
   <sender>PrintBtn</sender>
   <signal>clicked()</signal>
   <receiver>MainWindow</receiver>
   <slot>Press_Printing()</slot>
   <hints>
    <hint type="sourcelabel">
     <x>1070</x>
     <y>1270</y>
    </hint>
    <hint type="destinationlabel">
     <x>841</x>
     <y>865</y>
    </hint>
   </hints>
  </connection>
  <connection>
   <sender>ApplyBtn</sender>
   <signal>clicked()</signal>
   <receiver>MainWindow</receiver>
   <slot>Press_Applying()</slot>
   <hints>
    <hint type="sourcelabel">
     <x>1120</x>
     <y>1230</y>
    </hint>
    <hint type="destinationlabel">
     <x>851</x>
     <y>591</y>
    </hint>
   </hints>
  </connection>
  <connection>
   <sender>Basic_Frame_1</sender>
   <signal>clicked()</signal>
   <receiver>MainWindow</receiver>
   <slot>Press_BasicFrame1()</slot>
   <hints>
    <hint type="sourcelabel">
     <x>295</x>
     <y>985</y>
    </hint>
    <hint type="destinationlabel">
     <x>518</x>
     <y>1388</y>
    </hint>
   </hints>
  </connection>
  <connection>
   <sender>Basic_Frame_2</sender>
   <signal>clicked()</signal>
   <receiver>MainWindow</receiver>
   <slot>Press_BasicFrame2()</slot>
   <hints>
    <hint type="sourcelabel">
     <x>237</x>
     <y>1060</y>
    </hint>
    <hint type="destinationlabel">
     <x>263</x>
     <y>1388</y>
    </hint>
   </hints>
  </connection>
  <connection>
   <sender>Basic_Frame_3</sender>
   <signal>clicked()</signal>
   <receiver>MainWindow</receiver>
   <slot>Press_BasicFrame3()</slot>
   <hints>
    <hint type="sourcelabel">
     <x>158</x>
     <y>1178</y>
    </hint>
    <hint type="destinationlabel">
     <x>192</x>
     <y>1385</y>
    </hint>
   </hints>
  </connection>
  <connection>
   <sender>Basic_Frame_4</sender>
   <signal>clicked()</signal>
   <receiver>MainWindow</receiver>
   <slot>Press_BasicFrame4()</slot>
   <hints>
    <hint type="sourcelabel">
     <x>87</x>
     <y>1275</y>
    </hint>
    <hint type="destinationlabel">
     <x>105</x>
     <y>1388</y>
    </hint>
   </hints>
  </connection>
  <connection>
   <sender>Basic_Frame_5</sender>
   <signal>clicked()</signal>
   <receiver>MainWindow</receiver>
   <slot>Press_BasicFrame5()</slot>
   <hints>
    <hint type="sourcelabel">
     <x>689</x>
     <y>977</y>
    </hint>
    <hint type="destinationlabel">
     <x>640</x>
     <y>1388</y>
    </hint>
   </hints>
  </connection>
  <connection>
   <sender>Basic_Frame_6</sender>
   <signal>clicked()</signal>
   <receiver>MainWindow</receiver>
   <slot>Press_BasicFrame6()</slot>
   <hints>
    <hint type="sourcelabel">
     <x>641</x>
     <y>1080</y>
    </hint>
    <hint type="destinationlabel">
     <x>661</x>
     <y>1385</y>
    </hint>
   </hints>
  </connection>
  <connection>
   <sender>Basic_Frame_7</sender>
   <signal>clicked()</signal>
   <receiver>MainWindow</receiver>
   <slot>Press_BasicFrame7()</slot>
   <hints>
    <hint type="sourcelabel">
     <x>563</x>
     <y>1202</y>
    </hint>
    <hint type="destinationlabel">
     <x>555</x>
     <y>1383</y>
    </hint>
   </hints>
  </connection>
  <connection>
   <sender>Basic_Frame_8</sender>
   <signal>clicked()</signal>
   <receiver>MainWindow</receiver>
   <slot>Press_BasicFrame8()</slot>
   <hints>
    <hint type="sourcelabel">
     <x>525</x>
     <y>1294</y>
    </hint>
    <hint type="destinationlabel">
     <x>571</x>
     <y>1382</y>
    </hint>
   </hints>
  </connection>
  <connection>
   <sender>RightBtn</sender>
   <signal>clicked()</signal>
   <receiver>MainWindow</receiver>
   <slot>Press_RightBtn()</slot>
   <hints>
    <hint type="sourcelabel">
     <x>1173</x>
     <y>304</y>
    </hint>
    <hint type="destinationlabel">
     <x>1286</x>
     <y>88</y>
    </hint>
   </hints>
  </connection>
  <connection>
   <sender>LeftBtn</sender>
   <signal>clicked()</signal>
   <receiver>MainWindow</receiver>
   <slot>Press_LeftBtn()</slot>
   <hints>
    <hint type="sourcelabel">
     <x>95</x>
     <y>335</y>
    </hint>
    <hint type="destinationlabel">
     <x>1289</x>
     <y>148</y>
    </hint>
   </hints>
  </connection>
  <connection>
   <sender>EraseBtn</sender>
   <signal>clicked()</signal>
   <receiver>MainWindow</receiver>
   <slot>Erase_LineEdit()</slot>
   <hints>
    <hint type="sourcelabel">
     <x>1228</x>
     <y>1258</y>
    </hint>
    <hint type="destinationlabel">
     <x>1294</x>
     <y>1209</y>
    </hint>
   </hints>
  </connection>
 </connections>
 <slots>
  <slot>RecommandPose()</slot>
  <slot>NextBottomButton_to_2()</slot>
  <slot>Press_Btn1()</slot>
  <slot>Press_Btn2()</slot>
  <slot>Press_Btn3()</slot>
  <slot>Press_Btn4()</slot>
  <slot>Press_Btn5()</slot>
  <slot>Press_Btn6()</slot>
  <slot>Press_Btn7()</slot>
  <slot>Press_Btn8()</slot>
  <slot>Press_ShotBtn()</slot>
  <slot>Press_Back()</slot>
  <slot>Press_PreparedBtn()</slot>
  <slot>NextBottomButton_to_4()</slot>
  <slot>Press_Printing()</slot>
  <slot>Press_Applying()</slot>
  <slot>Press_PrevBtn()</slot>
  <slot>Press_BasicFrame1()</slot>
  <slot>Press_BasicFrame2()</slot>
  <slot>Press_BasicFrame3()</slot>
  <slot>Press_BasicFrame4()</slot>
  <slot>Press_BasicFrame5()</slot>
  <slot>Press_BasicFrame6()</slot>
  <slot>Press_BasicFrame7()</slot>
  <slot>Press_BasicFrame8()</slot>
  <slot>Press_RightBtn()</slot>
  <slot>Press_LeftBtn()</slot>
  <slot>Erase_LineEdit()</slot>
 </slots>
</ui>
